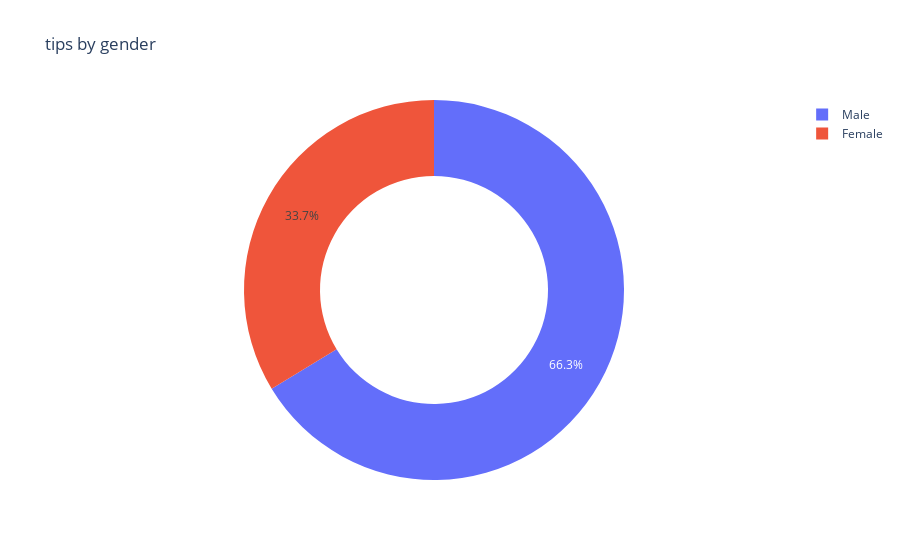

Notebook source saved alongside this figure:
### Code cell
#finding out the maximum tips given by gender
fig = px.pie(data_frame=df, names='sex', values='tip', hole=0.6, title='tips by gender')
fig.show()

### Figure 1 — Plotly figure (JSON) as saved in the notebook; plotly's stock layout.template omitted (floating-point values rounded to 4 significant figures; data arrays with more than 128 entries replaced by an {"elided": "..."} marker saying what was removed)
{"data": [{"domain": {"x": [0, 1], "y": [0, 1]}, "hole": 0.6, "hovertemplate": "sex=%{label}<br>tip=%{value}<extra></extra>", "labels": {"elided": "244 str values"}, "legendgroup": "", "name": "", "showlegend": true, "type": "pie", "values": {"elided": "244 float values"}}], "layout": {"legend": {"tracegroupgap": 0}, "title": {"text": "tips by gender"}}}
